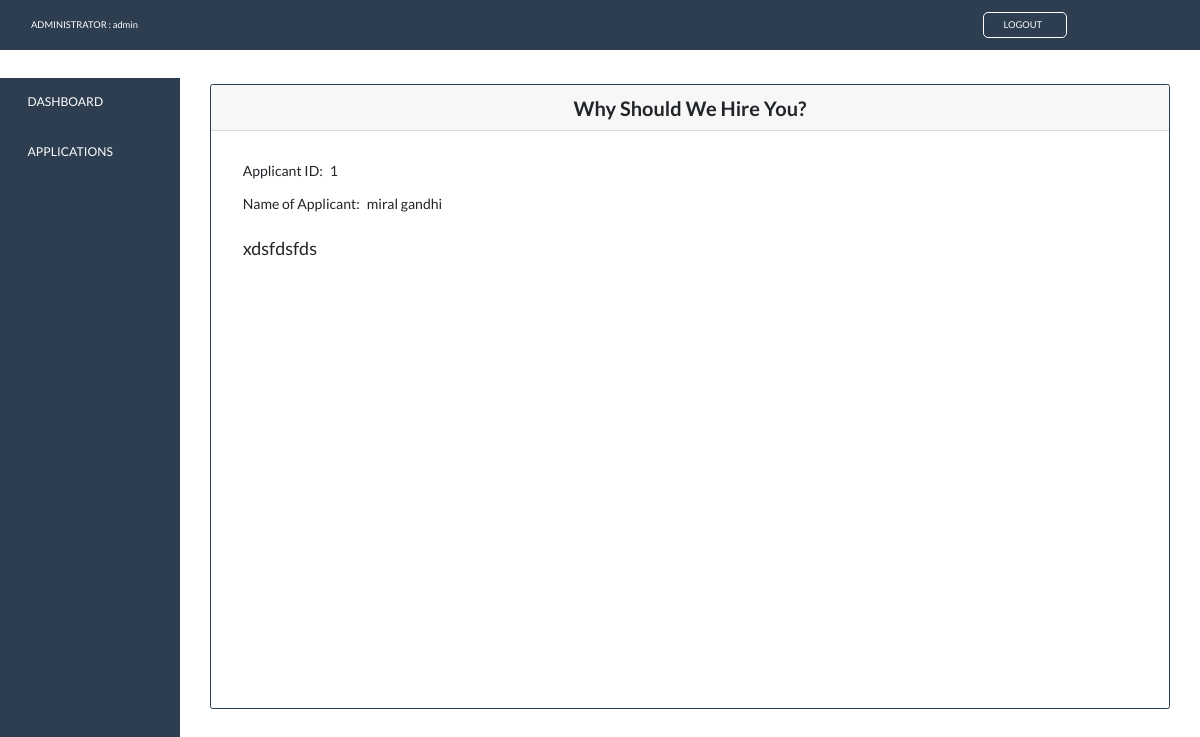
The page /whyHire.php?id=1 (signed in) on the database its author committed.
### tables this page shows
CREATE TABLE `form` (
  `id` int(11) NOT NULL,
  `first_name` text NOT NULL,
  `last_name` text NOT NULL,
  `dob` date NOT NULL,
  `phone` int(11) NOT NULL,
  `email` varchar(50) NOT NULL,
  `degree` text NOT NULL,
  `experience` int(11) NOT NULL,
  `position` text NOT NULL,
  `whyHire` text NOT NULL
);

### whyHire.php (the view, shortened to what this page needs)
<!DOCTYPE html>
<html lang="en">
<head>
    <link rel="stylesheet" href="bootstrap/bootstrap.min.css" />
    <link href="https://maxcdn.bootstrapcdn.com/bootstrap/3.3.6/css/bootstrap.min.css" rel="stylesheet" />
    <link href="https://stackpath.bootstrapcdn.com/bootswatch/4.5.0/flatly/bootstrap.min.css" rel="stylesheet" />
    <link href="//netdna.bootstrapcdn.com/twitter-bootstrap/2.3.2/css/bootstrap-combined.no-icons.min.css" rel="stylesheet">
    <link href="//netdna.bootstrapcdn.com/font-awesome/3.2.1/css/font-awesome.css" rel="stylesheet">
</head>
<body>
    <?php
    $username = isset($_SESSION['username']) ? $_SESSION['username'] : header('Location: adminLogin.php');
    ?>
    <nav class="navbar navbar-expand-lg navbar-dark bg-primary" style="border-radius:0; position:fixed; width: 100%;">
        <a class="nav-link" href="adminPanel.php" >ADMINISTRATOR : <?php echo $username; ?></a>
        <a class="nav-link" href="adminLogout.php" id="logout">LOGOUT &nbsp;<i class="icon-signout"></i></a>
    </nav>
    <div class="sidenav">
        <a href="adminPanel.php">DASHBOARD</a>
        <a href="applications.php">APPLICATIONS</a>
    </div>
    <?php
    include "dbConnection.php";
    if (@$_GET['id']) {
		$id = @$_GET['id'];
		$result = mysqli_query($con, "SELECT * FROM form WHERE id='$id' ") or die('Error');
		while ($row = mysqli_fetch_array($result)) {
			$whyHire = $row['whyHire'];
            $first_name = $row['first_name'];
            $last_name = $row['last_name'];
			echo '<div class="card border-primary mb-3" style="width: 80%; height:625px; margin-top:7% ;margin-left:17.5%; position:fixed;">
            <div class="card-header" style="text-align:center; font-size:20px;"><b>Why Should We Hire You?</b></div> ';
			echo '<div class="card-body" style="margin:2%;margin-right:2%;">
			<h4 class="card-title" >Applicant ID:&ensp;' . $id . '<br><br>Name of Applicant:&ensp;' . $first_name .' '.$last_name . '</h4>
			<br><p class="card-text" style="text-align:justify; font-size:18px;">' . $whyHire. '</p></div></div>' ;
			}
		} ?>
</body>
</html>

### whyHire.php (style rules this page uses)
body { font-family:; }
a { color:white; }
#logout { margin-left:70%; border:solid thin; border-radius: 5px; }
.sidenav { height: 100%; width: 15%; position: fixed; top: 9.6%; background-color: #2C3E50; padding-left: 1%; padding-right: 1%; border-top:solid; border-width:thin; border-color:white }
.sidenav a { padding: 10%; text-decoration: none; font-size: 130%; color: white; display: block; }

### rows shown on the page
form: first_name "miral", last_name "gandhi", whyHire "xdsfdsfds"

### other values the page prints
$username "admin"
